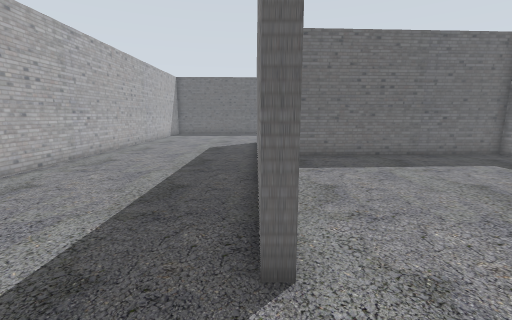
View 1 (above)

16 first-person views from a walk through a Gazebo world. The camera is 0.94 m above the floor, tilts 10° down and sees 90° across. The floor is counted in squares, 0.5 m on a side. Each view is taken from the middle of a square. On the plan, view 1 faces up. The plan holds only what a view shows up to about 15 squares ahead; the rest is blank. The place goes on beyond the plan.

View 2
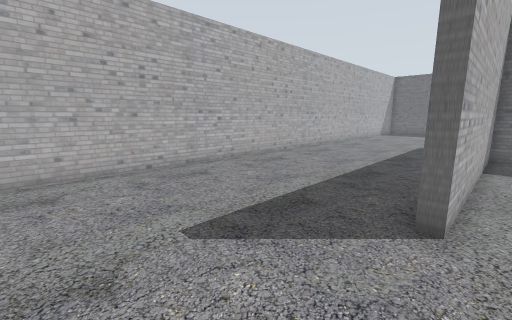

View 3
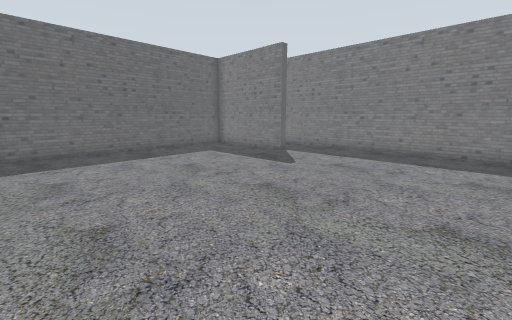

View 4
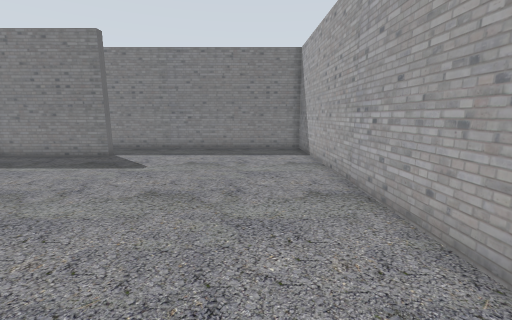

View 5
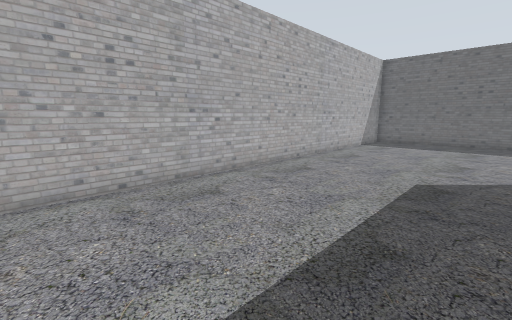

View 6
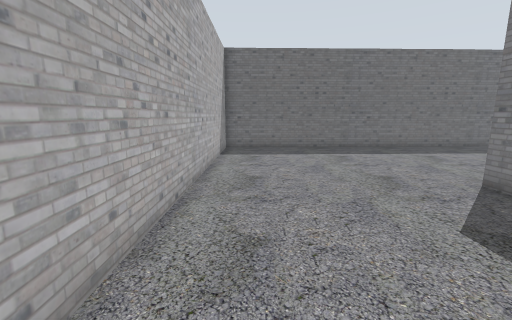

View 7
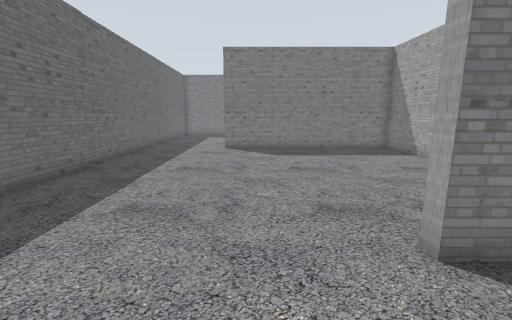

View 8
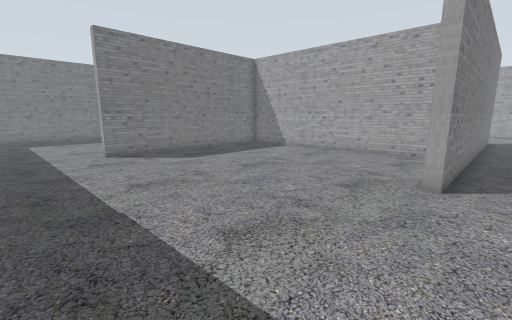

View 9
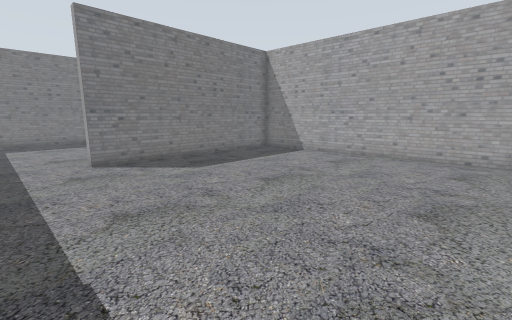

View 10
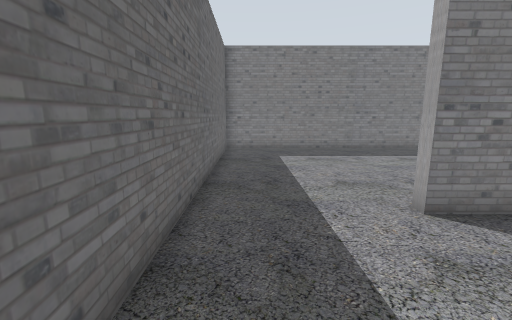

View 11
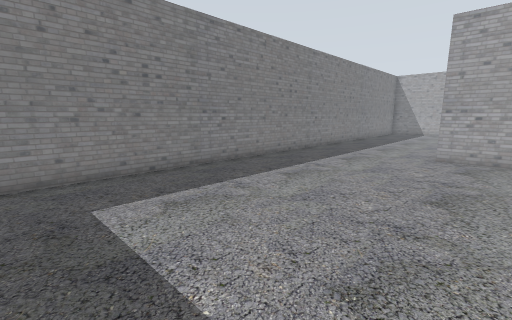

View 12
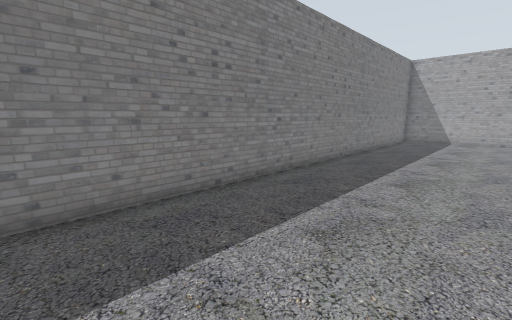

View 13
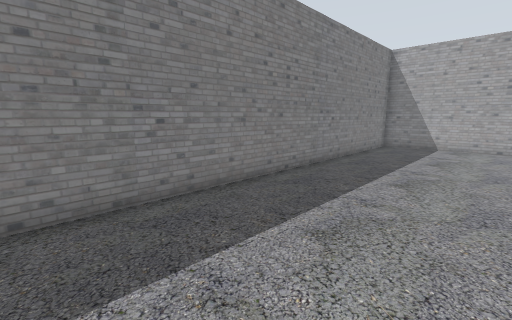

View 14
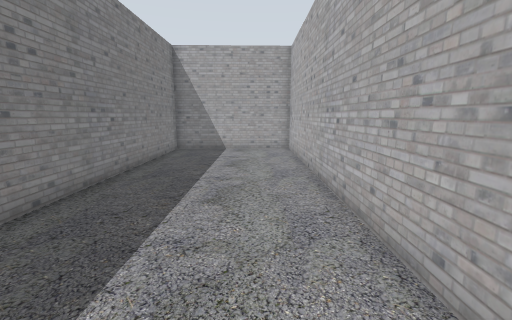

View 15
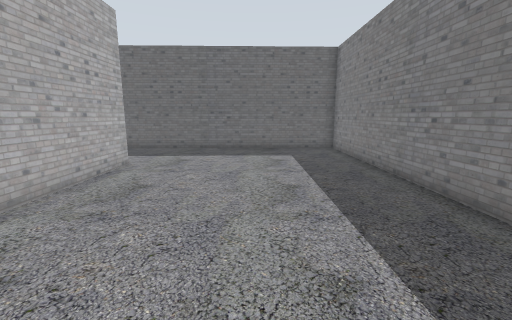

View 16
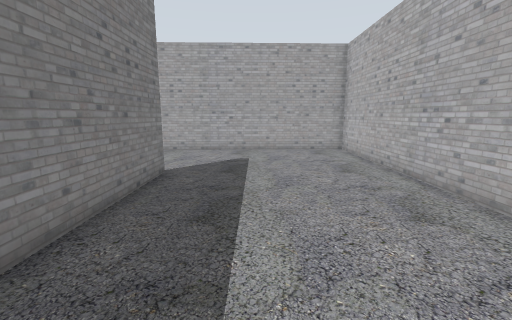

### Floor plan
Ten units are one square. View 1 is at (0, 0); x grows to the right and y downward. Boxes are objects, and circles mark ways between rooms. Rooms are numbered by the first view taken in them; rooms with no view inside come last. Other rooms are left out.
<svg viewBox="-82 -272 301 307">
<path fill="none" stroke="#000" d="M8 -120 117 -125 117 -218 121 -218M5 -26 0 -26 0 -176 5 -176M124 -265 -77 -259 -77 30 5 28M121 -68 117 -68 117 -121 5 -116 5 -26M5 28 147 24 147 -82M151 -104 151 24 214 23 214 -267 124 -265M128 -126 151 -127M121 -218 121 -166"/>
<circle cx="0" cy="0" r="3" fill="#2a7"/>
<circle cx="120" cy="-240" r="3" fill="#2a7"/>
<text x="10" y="-150">1</text>
<text x="70" y="-40">2</text>
<text x="180" y="-130">3</text>
</svg>
Room 1 opens to room 2. Room 1 opens to room 3.

Where each view was taken, in squares from view 1:
view 1: 0 up, 0 right, facing up
view 2: 2 down, 1 right, facing up-left
view 3: 2 down, 1 right, facing up-right
view 4: 0 up, 0 right, facing right
view 5: 7 up, 1 left, facing up-left
view 6: 11 up, 6 left, facing up
view 7: 20 up, 3 left, facing right
view 8: 25 up, 1 left, facing down-right
view 9: 24 up, 1 right, facing down-right
view 10: 25 up, 7 right, facing right
view 11: 25 up, 13 right, facing down-right
view 12: 18 up, 16 right, facing down-right
view 13: 14 up, 16 right, facing down-right
view 14: 12 up, 17 right, facing down
view 15: 12 up, 17 right, facing up
view 16: 11 up, 3 left, facing down
